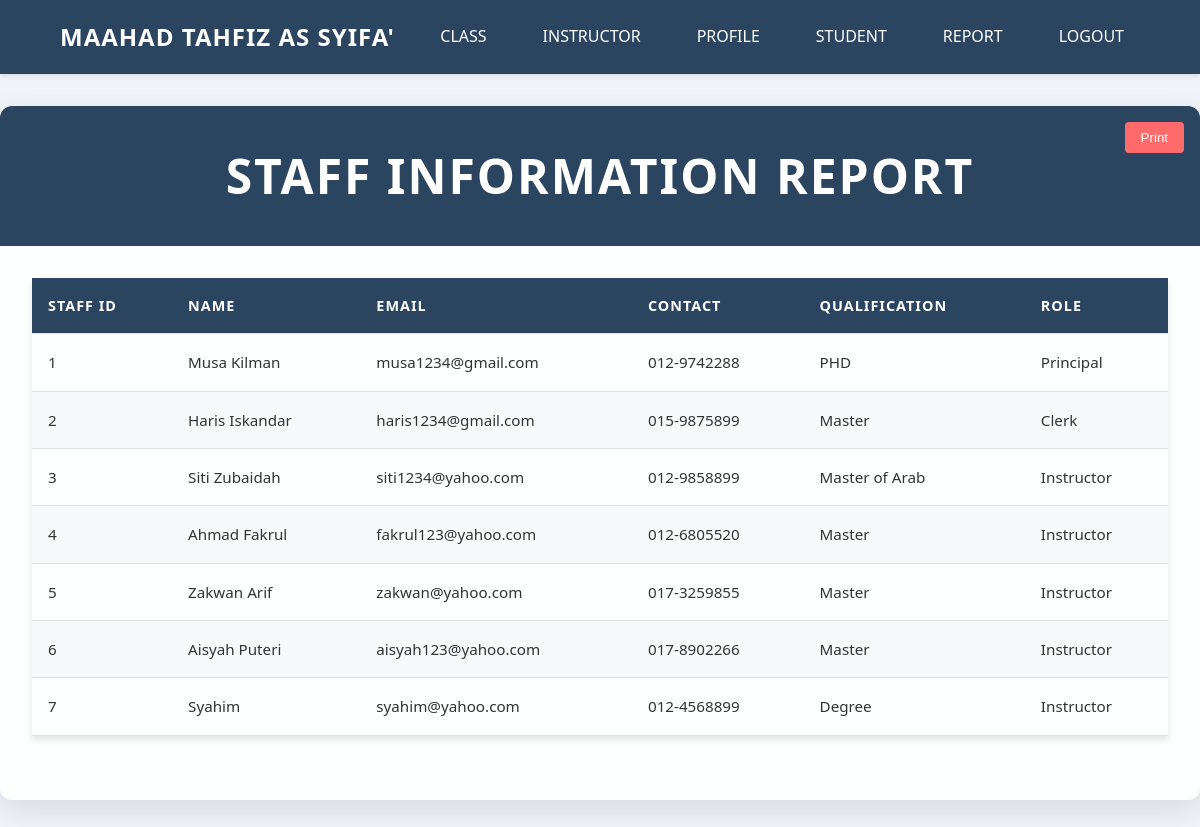
Screenshot of /clerkReportStaff.php (signed in) with the database file from the repository.
### tables this page shows
CREATE TABLE `staff` (
  `staffID` varchar(10) NOT NULL,
  `staffName` varchar(30) NOT NULL,
  `staffEmail` varchar(30) NOT NULL,
  `staffContact` varchar(12) NOT NULL,
  `qualification` varchar(30) NOT NULL,
  `staffRole` varchar(30) NOT NULL,
  `staffPass` varchar(255) NOT NULL
);

### clerkReportStaff.php (the view, shortened to what this page needs)
<?php
include_once "clerkHeader.php";
function displayStaffInformation() {
    global $conn;
    $sql = "SELECT * FROM staff";
    $result = $conn->query($sql);
    if ($result->num_rows > 0) {
        echo "<table>
                <thead>
                    <tr>
                        <th>Staff ID</th>
                        <th>Name</th>
                        <th>Email</th>
                        <th>Contact</th>
                        <th>Qualification</th>
                        <th>Role</th>
                    </tr>
                </thead>
                <tbody>";
        while ($row = $result->fetch_assoc()) {
            echo "<tr>
                    <td>" . htmlspecialchars($row["staffID"]) . "</td>
                    <td>" . htmlspecialchars($row["staffName"]) . "</td>
                    <td>" . htmlspecialchars($row["staffEmail"]) . "</td>
                    <td>" . htmlspecialchars($row["staffContact"]) . "</td>
                    <td>" . htmlspecialchars($row["qualification"]) . "</td>
                    <td>" . htmlspecialchars($row["staffRole"]) . "</td>
                </tr>";
        }
        echo "</tbody></table>";
    } else {
        echo "<p>No staff found.</p>";
    }
}
?>
<!DOCTYPE html>
<html lang="en">
<head>
</head>
<body>
    <div class="report-container">
        <div class="report-header no-print">
            <h1>Staff Information Report</h1>
            <button class="print-btn" onclick="handlePrint('Staff Information')">Print</button>
        </div>
        <div class="report-content">
            <?php displayStaffInformation(); ?>
        </div>
    </div>
</body>
</html>

### clerkHeader.php (style rules this page uses)
:root { --primary-color: #2b4560; --secondary-color: #ffffff; --hover-color: #3a5f81; --background-color: #f0f4f8; }
* { margin: 0; padding: 0; box-sizing: border-box; }
body { font-family: 'Segoe UI', Tahoma, Geneva, Verdana, sans-serif; background-color: var(--background-color); line-height: 1.6; }

### clerkReportStaff.php (style rules this page uses)
:root { --primary-color: #2b4560; --secondary-color: #ffffff; --accent-color: #ff6b6b; --text-color: #333; --border-radius: 12px; --background-color: #f0f4f8; }
body { font-family: 'Segoe UI', Tahoma, Geneva, Verdana, sans-serif; background-color: var(--background-color); margin: 0; padding: 0; color: var(--text-color); }
.report-container { max-width: 1200px; margin: 2rem auto; background: rgba(255, 255, 255, 0.9); border-radius: var(--border-radius); box-shadow: 0 10px 30px rgba(0, 0, 0, 0.1); overflow: hidden; }
.report-header { background-color: var(--primary-color); color: var(--secondary-color); padding: 2rem; text-align: center; font-size: 1.5em; letter-spacing: 2px; text-transform: uppercase; position: relative; }
.report-header .print-btn { position: absolute; top: 1rem; right: 1rem; background-color: var(--accent-color); color: var(--secondary-color); border: none; padding: 0.5rem 1rem; border-radius: 4px; cursor: pointer; }
.report-content { padding: 2rem; }
table { width: 100%; border-collapse: separate; border-spacing: 0; margin-bottom: 2rem; box-shadow: 0 4px 6px rgba(0, 0, 0, 0.1); }
th, td { padding: 1rem; text-align: left; border-bottom: 1px solid #e0e0e0; }
th { background-color: var(--primary-color); color: var(--secondary-color); font-weight: 600; text-transform: uppercase; letter-spacing: 1px; font-size: 0.9em; }
tr:nth-child(even) { background-color: #f8f9fa; }
td { font-size: 0.95em; }

### rows the page displays
staff: staffID "1", staffName "Musa Kilman", staffEmail "musa1234@gmail.com", staffContact "012-9742288", qualification "PHD", staffRole "Principal"
staff: staffID "2", staffName "Haris Iskandar", staffEmail "haris1234@gmail.com", staffContact "015-9875899", qualification "Master", staffRole "Clerk"
staff: staffID "3", staffName "Siti Zubaidah", staffEmail "siti1234@yahoo.com", staffContact "012-9858899", qualification "Master of Arab", staffRole "Instructor"
staff: staffID "4", staffName "Ahmad Fakrul", staffEmail "fakrul123@yahoo.com", staffContact "012-6805520", qualification "Master", staffRole "Instructor"
staff: staffID "5", staffName "Zakwan Arif", staffEmail "zakwan@yahoo.com", staffContact "017-3259855", qualification "Master", staffRole "Instructor"
staff: staffID "6", staffName "Aisyah Puteri", staffEmail "aisyah123@yahoo.com", staffContact "017-8902266", qualification "Master", staffRole "Instructor"
staff: staffID "7", staffName "Syahim", staffEmail "syahim@yahoo.com", staffContact "012-4568899", qualification "Degree", staffRole "Instructor"
